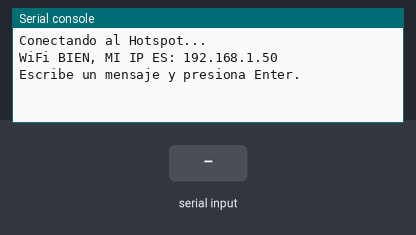
This program was run on a simulated ESP32 board running MicroPython. Parts: the last lines printed to the serial console. The test bench sets the inputs (shaded band). WiFi joins after 1.5 s; threads take turns every 2 ms.

Above: at 3.2 s.
3.3 s: "DATA" typed at the serial console, then Enter
At 3.8 s:
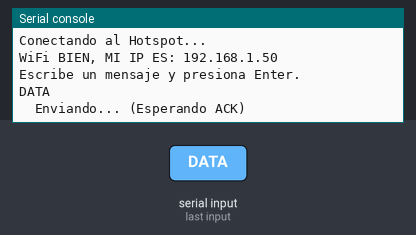
4.8 s: "ACK" typed at the serial console, then Enter
At 6.0 s:
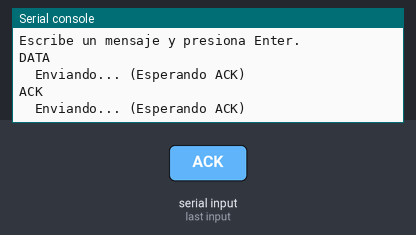
6.3 s: "NACK" typed at the serial console, then Enter
At 7.3 s:
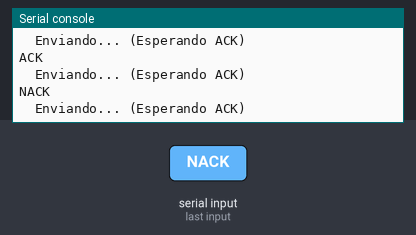
7.8 s: "!error " typed at the serial console, then Enter
At 8.4 s:
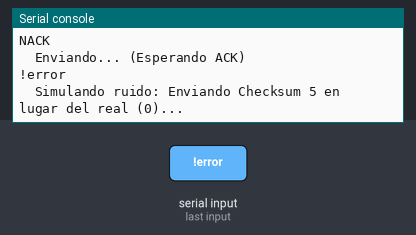
9.3 s: "5" typed at the serial console, then Enter
At 10.7 s:
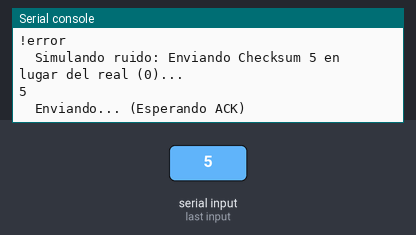

The program:

Proyecto_IoT_Chat.py
```python
import network
import time
import socket
import _thread

# 1. CONFIGURACIÓN DE RED
SSID = 'GERARDO0517'
PASSWORD = '12345678'
MI_PUERTO = 5000

# Cambia esta IP por la IP del OTRO ESP
IP_DESTINO = '192.168.137.X'

wlan = network.WLAN(network.STA_IF)
wlan.active(True)
if not wlan.isconnected():
    print("Conectando al Hotspot...")
    wlan.connect(SSID, PASSWORD)
    while not wlan.isconnected():
        time.sleep(1)

print("WiFi BIEN, MI IP ES:", wlan.ifconfig()[0])

# 2. PROTOCOLO Y VARIABLES GLOBALES
s = socket.socket(socket.AF_INET, socket.SOCK_DGRAM)
s.bind(('0.0.0.0', MI_PUERTO))

contador_mensajes = 0
ultima_trama_correcta = ""  # Memoria caché para la retransmisión

def calcular_checksum(texto):
    suma = sum(ord(c) for c in texto)
    return suma % 256

# 3. HILO RECEPTOR (Escucha y Responde)
def hilo_receptor():
    global ultima_trama_correcta
    while True:
        try:
            datos, addr = s.recvfrom(1024)
            trama = datos.decode('utf-8')
            partes = trama.split('|')
            tipo = partes[0]

            # --- CASO A: Recibimos un mensaje de chat ---
            if tipo == "DATA":
                msg_id = partes[1]
                payload = partes[2]
                chk_recibido = int(partes[3])
                chk_calculado = calcular_checksum(payload)

                # Evaluamos si el mensaje viene intacto
                if chk_calculado == chk_recibido:
                    print(f"\n[Amigo]: {payload}")
                    # Todo bien, enviamos ACK
                    ack_trama = f"ACK|{msg_id}|{calcular_checksum(msg_id)}"
                    s.sendto(ack_trama.encode('utf-8'), addr)
                else:
                    # El checksum no cuadra, simulamos ruido o interferencia
                    print(f"\n[!] ALERTA: Mensaje corrupto. Checksum esperado: {chk_calculado}, Recibido: {chk_recibido}")
                    print(f"[!] Solicitando retransmisión (Enviando NACK)...")
                    nack_trama = f"NACK|{msg_id}|{calcular_checksum(msg_id)}"
                    s.sendto(nack_trama.encode('utf-8'), addr)

            # --- CASO B: Recibimos confirmación de éxito ---
            elif tipo == "ACK":
                msg_id = partes[1]
                print(f"  Entregado (ACK del msj {msg_id})")

            # --- CASO C: Nos avisan que nuestro mensaje llegó mal ---
            elif tipo == "NACK":
                msg_id = partes[1]
                print(f"  Error en destino (NACK recibido).")
                print(f"  Retransmitiendo mensaje de forma automática...")
                # Reenviamos la trama que teníamos guardada en caché
                s.sendto(ultima_trama_correcta.encode('utf-8'), addr)

        except Exception as e:
            pass
        time.sleep(0.1)

_thread.start_new_thread(hilo_receptor, ())

# 4. BUCLE PRINCIPAL (Envío de mensajes)
print("Escribe un mensaje y presiona Enter.")

while True:
    mensaje = input("")
    if mensaje:
        contador_mensajes += 1

        # LÓGICA DE SIMULACIÓN DE ERROR
        if mensaje.startswith("!error "):
            texto_real = mensaje.replace("!error ", "")
            chk_real = calcular_checksum(texto_real)

            # Corrompemos el checksum sumándole 5 a propósito
            chk_corrupto = chk_real + 5

            # Guardamos la versión perfecta en la memoria por si piden retransmitir
            ultima_trama_correcta = f"DATA|{contador_mensajes}|{texto_real}|{chk_real}"

            # Armamos la trama dañada que vamos a enviar primero
            trama_envio = f"DATA|{contador_mensajes}|{texto_real}|{chk_corrupto}"

            print(f"  Simulando ruido: Enviando Checksum {chk_corrupto} en lugar del real ({chk_real})...")
            s.sendto(trama_envio.encode('utf-8'), (IP_DESTINO, MI_PUERTO))

        # LÓGICA NORMAL
        else:
            chk = calcular_checksum(mensaje)
            # Guardamos en caché y armamos trama
            ultima_trama_correcta = f"DATA|{contador_mensajes}|{mensaje}|{chk}"
            trama_envio = ultima_trama_correcta

            s.sendto(trama_envio.encode('utf-8'), (IP_DESTINO, MI_PUERTO))
            print(f"  Enviando... (Esperando ACK)")
```

Measured:
- after the input at 3.3 s, the serial console: prints a new line at once (image 1)
- after the input at 4.8 s, the serial console: prints a new line at once (image 2)
- after the input at 6.3 s, the serial console: prints a new line at once (image 3)
- after the input at 7.8 s, the serial console: prints a new line at once (image 4)
- after the input at 9.3 s, the serial console: prints a new line at once (image 5)
